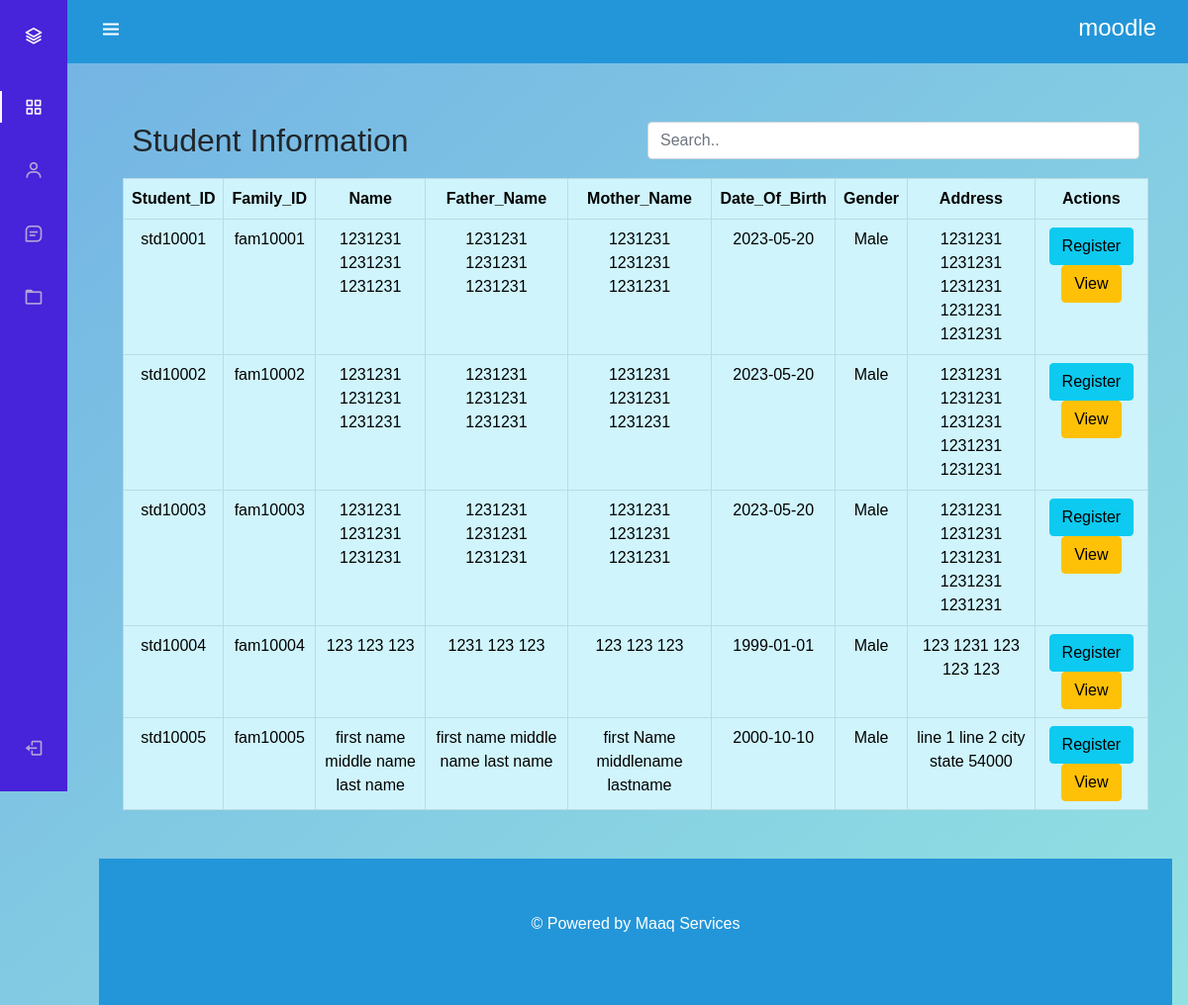
Page /admin/StudentInformation on the committed database.
### market/models.py (models this page shows)
class Student(db.Model):
    id = db.Column(db.Integer(), primary_key = True)
    img = db.Column(db.LargeBinary)
    Family_ID = db.Column(db.String(), nullable = False)
    Student_ID = db.Column(db.String(), nullable = False)
    Father = db.Column(db.String())
    Mother = db.Column(db.String())

class Person(db.Model):
    id = db.Column(db.Integer(), primary_key = True)
    Person_ID = db.Column(db.String(), nullable = False, unique = True)
    First_Name = db.Column(db.String(), nullable = False)
    Middle_Name = db.Column(db.String())
    Last_Name = db.Column(db.String(), nullable = False)
    Cell_No = db.Column(db.String())
    Email = db.Column(db.String())
    Date_Of_Birth = db.Column(db.Date())
    Gender = db.Column(db.String(), nullable = False)
    Address = db.Column(db.Integer(), nullable = False)

### market/modules/admin/routes.py (the view, shortened to what this page needs)
@admin.route('/StudentInformation', methods = ['GET', 'POST'])
def student_page():
    if request.method == 'GET':
        items,cols = baseHandler.getStudent()
        return render_template('admin/studentData.html', items = items, cols = cols)

### market/templates/admin/studentData.html (shortened to what this page needs)
{% extends 'admin/base.html' %}
{% block child %}
<div class="container">
    <div class = "tab-1">
      <div class="row" style="padding: 1% 2%;">
      <div class = "col-md-6"><h2>Student Information</h2></div>
      <div class="col-md-6"><input class="form-control" id="myInput" type="text" placeholder="Search.."></div>
    </div>
    </div>
    <div class="container">
    <div class="table-responsive" style="height: 40rem;">
      <table class = "table table-bordered table-hover table-info" style="text-align: center;">
        <thead>
            <tr style="position: sticky; top: 0; background-color: #bee5eb;">
                {% for i in cols %}
                    <th scope="col">{{ i }}</th>
                {%endfor%}
                <th scope="col">Actions</th>
            </tr>
        </thead>
        <tbody id = "tables">
            {%for item in items%}
                <tr>
                    {% for att in cols %}
                        <td>{{ item[att] }}</td>
                    {%endfor%}
                    <td>
                        <form action="" method="post">
                        <button name = "action" value = "Register" class="btn btn-info" type="submit">Register</button>
                        <button name = "action" value = "View" class="btn btn-warning" type="submit">View</button>
                        </form>
                    </td>
                </tr>
            {%endfor%}
        </tbody>
      </table>
    </div>
    </div>
</div>
{% endblock %}

### market/static/styles.css (style rules this page uses)
:root { --header-height: 3rem; --nav-width: 68px; --first-color: #4723D9; --first-color-light: #AFA5D9; --white-color: #F7F6FB; --body-font: 'Nunito', sans-serif; --normal-font-size: 1rem;--z-fixed: 100 }
body { position: relative; margin: var(--header-height) 0 0 0; padding: 0 1rem; font-family: var(--body-font); font-size: var(--normal-font-size); background: linear-gradient(to bottom right, #72b2e4, #92e1e2); min-height: 100vh; display:flex; flex-direction:column; transition: .5s }
@media screen and (min-width: 768px) { body { margin: calc(var(--header-height) + 1rem) 0 0 0; padding-left: calc(var(--nav-width) + 2rem) } }

### rows in the picture
Student: Student_ID "std10001" "fam10001" "1231231 1231231 1231231" "1231231 1231231 1231231" "1231231 1231231 1231231" "2023-05-20" "Male" "1231231 1231231 1231231 1231231 1231231"
Student: Student_ID "std10002" "fam10002" "1231231 1231231 1231231" "1231231 1231231 1231231" "1231231 1231231 1231231" "2023-05-20" "Male" "1231231 1231231 1231231 1231231 1231231"
Student: Student_ID "std10003" "fam10003" "1231231 1231231 1231231" "1231231 1231231 1231231" "1231231 1231231 1231231" "2023-05-20" "Male" "1231231 1231231 1231231 1231231 1231231"
Student: Student_ID "std10004" "fam10004" "123 123 123" "1231 123 123" "123 123 123" "1999-01-01" "Male" "123 1231 123 123 123"
Student: Student_ID "std10005" "fam10005" "first name middle name last name" "first name middle name last name" "first Name middlename lastname" "2000-10-10" "Male" "line 1 line 2 city state 54000"

### other values in the picture
{{ i }} "Student_ID" "Family_ID" "Name" "Father_Name" "Mother_Name" "Date_Of_Birth" "Gender" "Address"
